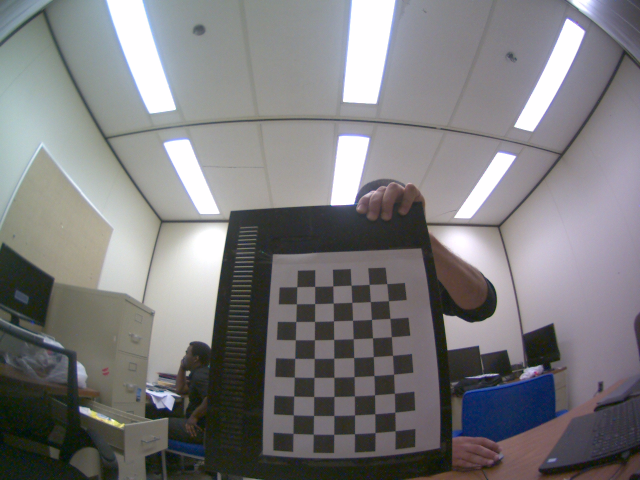
#> input picture Camera_Calibration/Image__2019-09-27__14-29-34.bmp, 1280 x 960 px (shown at 1/2 size); its folder holds 4 pictures in this run
$ python calibration.py
#> lines starting #> are read from the running program, lines starting #| are printed output that depends on the picture; after the words box and inside, x2 and y2 are one past the last pixel; in counts of white or black regions, pixels touching at a corner belong together
import numpy as np
import cv2
import glob

# termination criteria
criteria = (cv2.TERM_CRITERIA_EPS + cv2.TERM_CRITERIA_MAX_ITER, 30, 0.001)

# prepare object points, like (0,0,0), (1,0,0), (2,0,0) ....,(6,5,0)
objp = np.zeros((6*9, 3), np.float32)
objp[:, :2] = np.mgrid[0:6, 0:9].T.reshape(-1, 2)

# Arrays to store object points and image points from all the images.
objpoints = [] # 3d point in real world space
imgpoints = [] # 2d points in image plane.

images = glob.glob('*.bmp')

for fname in images:
    img = cv2.imread(fname)
#> img is the input picture: shape (960, 1280, 3); mean B, G, R 124.7, 123.2, 124.2
    gray = cv2.cvtColor(img, cv2.COLOR_BGR2GRAY)
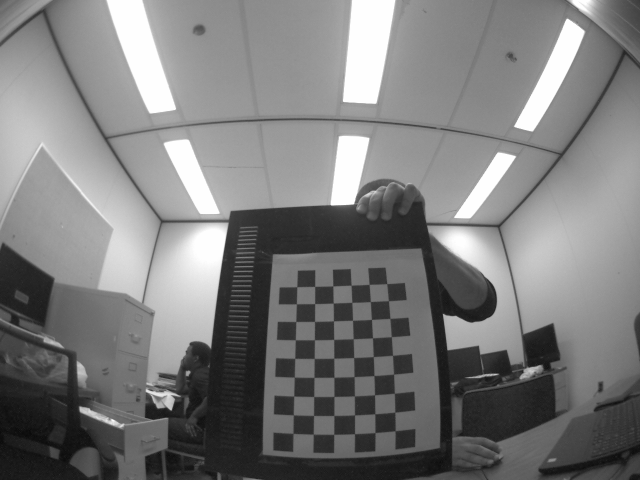
#> gray: shape (960, 1280) (shown at 1/2 size); min 1, max 255, mean 123.6

    # Find the chess board corners
    ret, corners = cv2.findChessboardCorners(gray, (6, 9), None)
#> ret = True; corners = 54 rows, first 8: [790.3, 861.5], [750.3, 865.5], [709.4, 867.7], [667.9, 868.6], [627, 868.5], [586.5, 866.9], [790.5, 824.6], [750.4, 828]

    # If found, add object points, image points (after refining them)
    if ret:
        objpoints.append(objp)

        corners2 = cv2.cornerSubPix(gray, corners, (11, 11),(-1, -1), criteria)
#> corners2 = 54 rows, first 8: [790.6, 862.1], [750.4, 865.5], [709.5, 867.9], [667.9, 869], [627, 868.8], [586.6, 867.2], [790.1, 824.8], [750.2, 828.1]
        imgpoints.append(corners2)

        # Draw and display the corners
        img = cv2.drawChessboardCorners(img, (6, 9), corners2, ret)
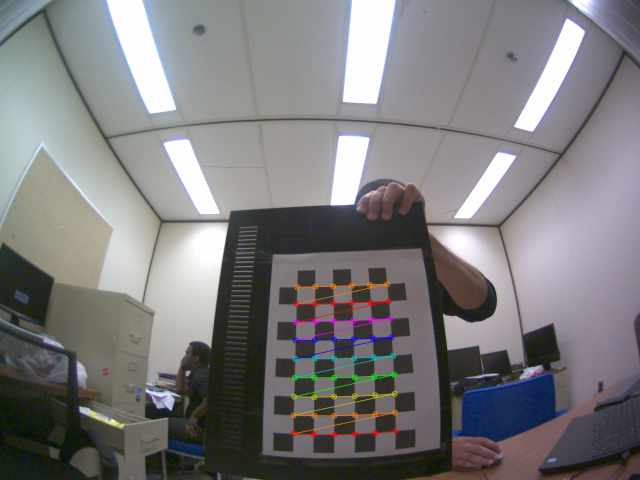
#> img: shape (960, 1280, 3) (shown at 1/2 size); 1.15% of pixels changed, all inside (x1, y1, x2, y2) = (581, 562, 798, 876)

        cv2.imshow('img', cv2.resize(img, (800, 600)))
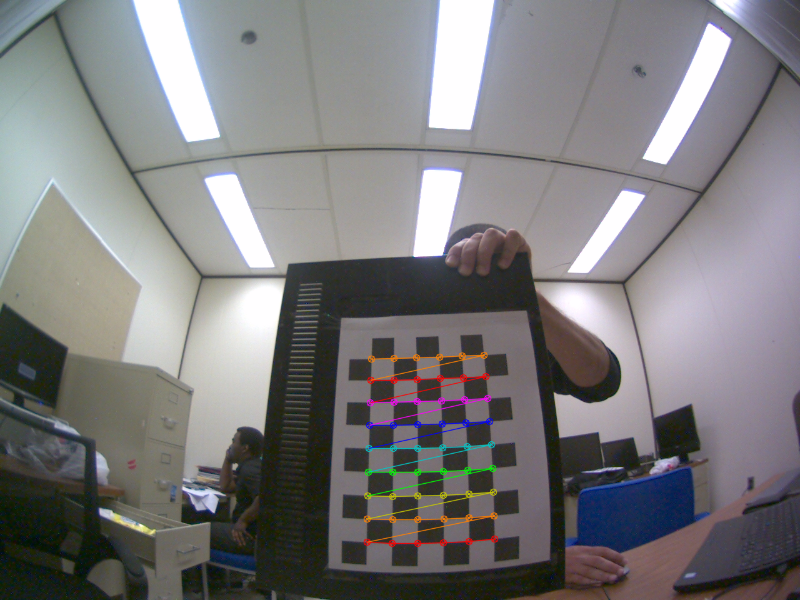
#> window 'img': shape (600, 800, 3); mean B, G, R 124.6, 123.2, 124.5
        cv2.waitKey()
#> pass 2 of the loop `for fname in images:`:
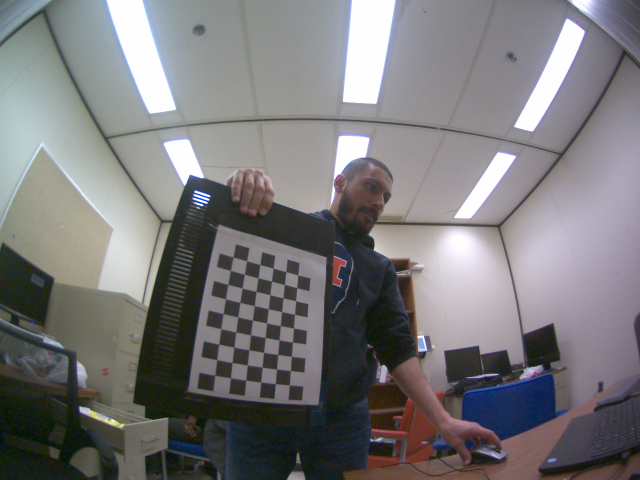
#> input picture Camera_Calibration/Image__2019-09-27__14-29-51.bmp, 1280 x 960 px (shown at 1/2 size)
#> img is the input picture: shape (960, 1280, 3); mean B, G, R 121.9, 120.2, 121.6
#> `gray = cv2.cvtColor(img, cv2.COLOR_BGR2GRAY)`:
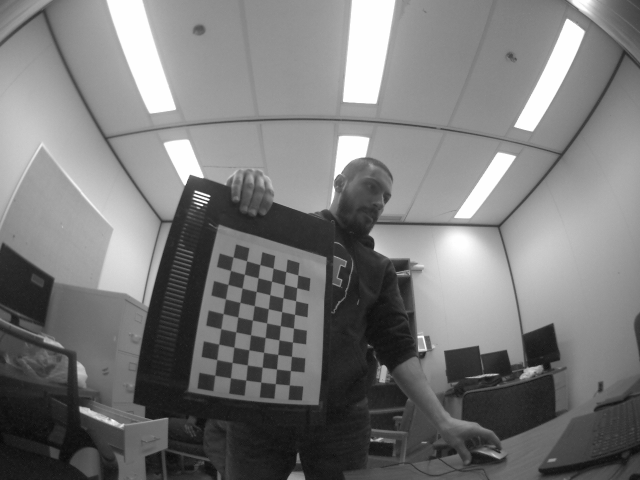
#> gray: shape (960, 1280) (shown at 1/2 size); min 2, max 255, mean 120.8
#> corners = 54 rows, first 8: [579.1, 770.8], [551.3, 767.4], [521.9, 764.5], [492.6, 760.5], [461.5, 756.2], [430.3, 750.5], [581.1, 741.1], [553.4, 738.3]
#> corners2 = 54 rows, first 8: [579.1, 770.4], [551.2, 767.6], [522.1, 764.6], [492.2, 760.6], [461.4, 756.2], [430.2, 750.8], [581.2, 741.6], [553.5, 738.5]
#> img: shape (960, 1280, 3); 0.93% of pixels changed, all inside (x1, y1, x2, y2) = (424, 509, 603, 777)
#> `cv2.imshow('img', cv2.resize(img, (800, 600)))`:
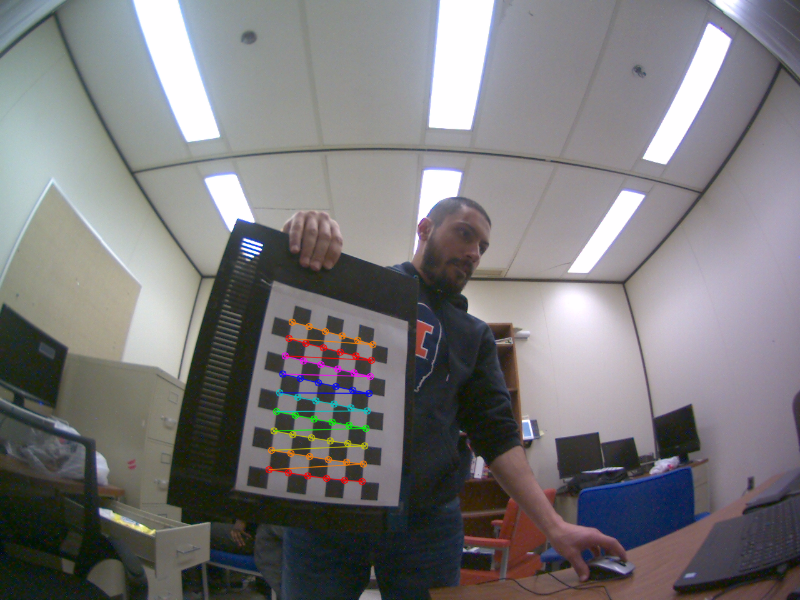
#> window 'img': shape (600, 800, 3); mean B, G, R 121.8, 120.1, 121.9
#> pass 3 of the loop `for fname in images:`:
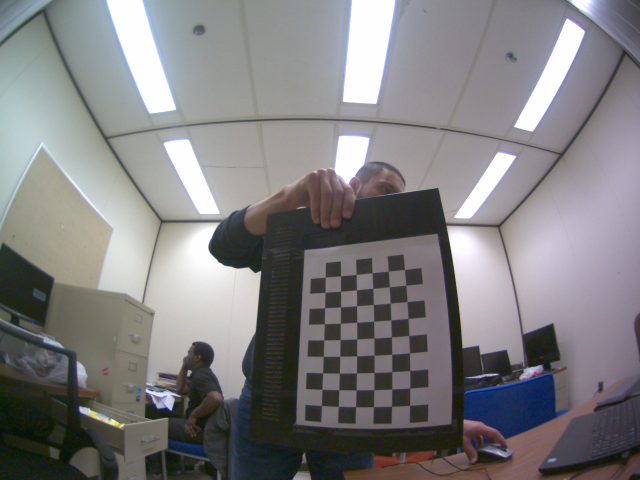
#> input picture Camera_Calibration/Image__2019-09-27__14-30-02.bmp, 1280 x 960 px (shown at 1/2 size)
#> img is the input picture: shape (960, 1280, 3); mean B, G, R 128.3, 126.6, 127.8
#> `gray = cv2.cvtColor(img, cv2.COLOR_BGR2GRAY)`:
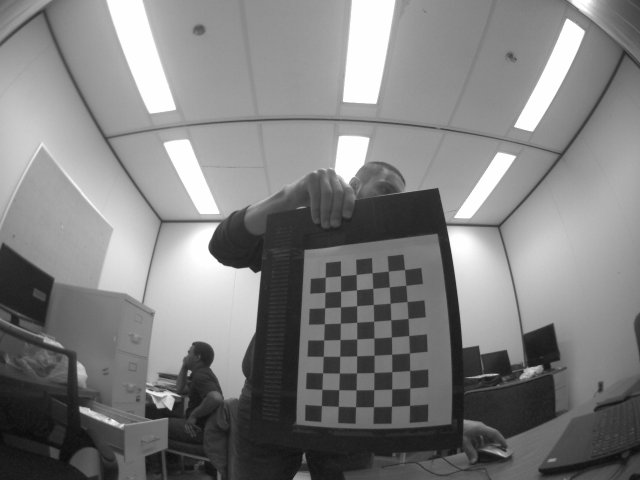
#> gray: shape (960, 1280) (shown at 1/2 size); min 3, max 255, mean 127.2
#> corners = 54 rows, first 8: [819.4, 811], [783.3, 813.1], [747.3, 813.9], [711.7, 813.7], [676.7, 812.7], [643.4, 811.2], [820, 776.3], [783.6, 778.3]
#> corners2 = 54 rows, first 8: [819.6, 811.3], [783.4, 812.9], [747.4, 813.9], [711.6, 813.8], [676.9, 813.1], [643.3, 811.5], [820, 776.5], [783.9, 778.5]
#> img: shape (960, 1280, 3); 1.04% of pixels changed, all inside (x1, y1, x2, y2) = (637, 533, 827, 821)
#> `cv2.imshow('img', cv2.resize(img, (800, 600)))`:
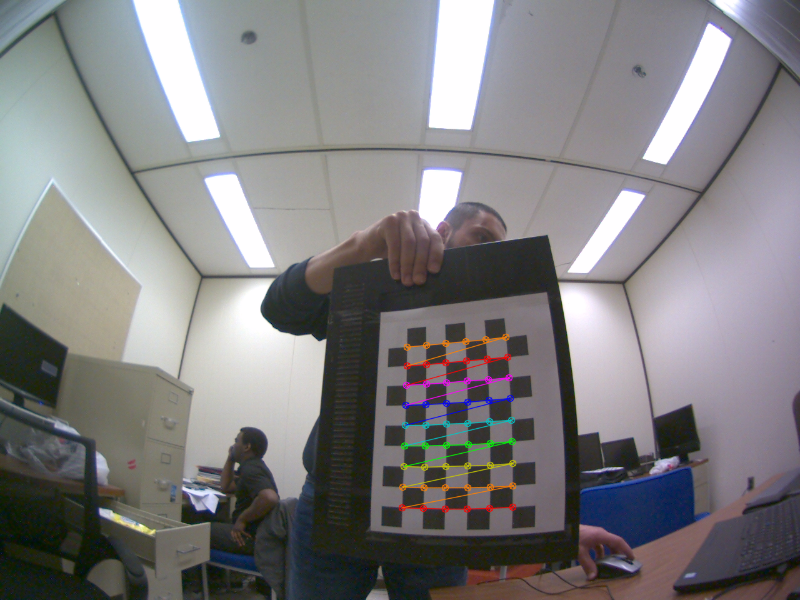
#> window 'img': shape (600, 800, 3); mean B, G, R 128.1, 126.6, 128.1
#> the loop made 4 passes; the first 3 are shown

cv2.destroyAllWindows()

N_OK = len(objpoints)
K = np.zeros((3, 3))
D = np.zeros((4, 1))
rvecs = [np.zeros((1, 1, 3), dtype=np.float64) for i in range(N_OK)]
tvecs = [np.zeros((1, 1, 3), dtype=np.float64) for i in range(N_OK)]
rms, _, _, _, _ = \
    cv2.fisheye.calibrate(
        objpoints,
        imgpoints,
        gray.shape[::-1],
        K,
        D,
        rvecs,
        tvecs,
#> (the run stopped early here; a loop or call above may not have finished)
